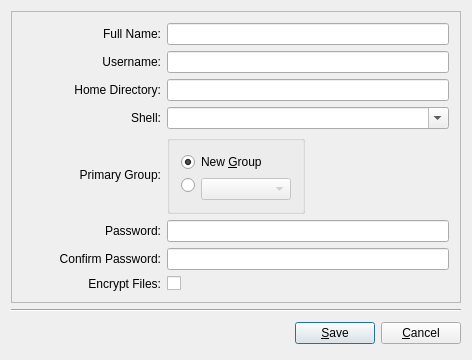
<?xml version="1.0" encoding="UTF-8"?>
<ui version="4.0">
 <class>AddUserUI</class>
 <widget class="QDialog" name="AddUserUI">
  <property name="geometry">
   <rect>
    <x>0</x>
    <y>0</y>
    <width>462</width>
    <height>360</height>
   </rect>
  </property>
  <property name="windowTitle">
   <string>Add User</string>
  </property>
  <property name="windowIcon">
   <iconset resource="pcbsdusermanager.qrc">
    <normaloff>:/add_user.png</normaloff>:/add_user.png</iconset>
  </property>
  <property name="modal">
   <bool>true</bool>
  </property>
  <layout class="QGridLayout" name="gridLayout_2">
   <item row="0" column="0">
    <widget class="QFrame" name="frame">
     <property name="frameShape">
      <enum>QFrame::StyledPanel</enum>
     </property>
     <property name="frameShadow">
      <enum>QFrame::Raised</enum>
     </property>
     <layout class="QGridLayout" name="gridLayout">
      <item row="2" column="1" colspan="2">
       <widget class="QLineEdit" name="usernameBox">
        <property name="toolTip">
         <string>The field is empty</string>
        </property>
        <property name="maxLength">
         <number>16</number>
        </property>
       </widget>
      </item>
      <item row="9" column="0">
       <widget class="QLabel" name="confirmPassLabel">
        <property name="enabled">
         <bool>true</bool>
        </property>
        <property name="text">
         <string>Confirm Password:</string>
        </property>
        <property name="alignment">
         <set>Qt::AlignRight|Qt::AlignTrailing|Qt::AlignVCenter</set>
        </property>
        <property name="wordWrap">
         <bool>false</bool>
        </property>
       </widget>
      </item>
      <item row="9" column="1" colspan="2">
       <widget class="QLineEdit" name="confirmPassBox">
        <property name="echoMode">
         <enum>QLineEdit::Password</enum>
        </property>
       </widget>
      </item>
      <item row="8" column="0">
       <widget class="QLabel" name="passLabel">
        <property name="enabled">
         <bool>true</bool>
        </property>
        <property name="frameShape">
         <enum>QFrame::NoFrame</enum>
        </property>
        <property name="frameShadow">
         <enum>QFrame::Plain</enum>
        </property>
        <property name="text">
         <string>Password:</string>
        </property>
        <property name="alignment">
         <set>Qt::AlignRight|Qt::AlignTrailing|Qt::AlignVCenter</set>
        </property>
        <property name="wordWrap">
         <bool>false</bool>
        </property>
       </widget>
      </item>
      <item row="8" column="1" colspan="2">
       <widget class="QLineEdit" name="passBox">
        <property name="echoMode">
         <enum>QLineEdit::Password</enum>
        </property>
       </widget>
      </item>
      <item row="10" column="0">
       <widget class="QLabel" name="label">
        <property name="text">
         <string>Encrypt Files:</string>
        </property>
        <property name="alignment">
         <set>Qt::AlignRight|Qt::AlignTrailing|Qt::AlignVCenter</set>
        </property>
       </widget>
      </item>
      <item row="10" column="1">
       <widget class="QCheckBox" name="checkEnc">
        <property name="text">
         <string/>
        </property>
       </widget>
      </item>
      <item row="6" column="0">
       <widget class="QLabel" name="groupLabel">
        <property name="enabled">
         <bool>true</bool>
        </property>
        <property name="text">
         <string>Primary Group:</string>
        </property>
        <property name="alignment">
         <set>Qt::AlignRight|Qt::AlignTrailing|Qt::AlignVCenter</set>
        </property>
        <property name="wordWrap">
         <bool>false</bool>
        </property>
       </widget>
      </item>
      <item row="4" column="0">
       <widget class="QLabel" name="homeLabel">
        <property name="enabled">
         <bool>true</bool>
        </property>
        <property name="frameShape">
         <enum>QFrame::NoFrame</enum>
        </property>
        <property name="frameShadow">
         <enum>QFrame::Plain</enum>
        </property>
        <property name="text">
         <string>Home Directory:</string>
        </property>
        <property name="alignment">
         <set>Qt::AlignRight|Qt::AlignTrailing|Qt::AlignVCenter</set>
        </property>
        <property name="wordWrap">
         <bool>false</bool>
        </property>
       </widget>
      </item>
      <item row="4" column="1" colspan="2">
       <widget class="QLineEdit" name="homeBox">
        <property name="mode" stdset="0">
         <number>18</number>
        </property>
       </widget>
      </item>
      <item row="2" column="0">
       <widget class="QLabel" name="usernameLabel">
        <property name="text">
         <string>Username:</string>
        </property>
        <property name="alignment">
         <set>Qt::AlignRight|Qt::AlignTrailing|Qt::AlignVCenter</set>
        </property>
        <property name="wordWrap">
         <bool>false</bool>
        </property>
       </widget>
      </item>
      <item row="5" column="1" colspan="2">
       <widget class="QComboBox" name="shellBox">
        <property name="editable">
         <bool>true</bool>
        </property>
       </widget>
      </item>
      <item row="5" column="0">
       <widget class="QLabel" name="shellLabel">
        <property name="enabled">
         <bool>true</bool>
        </property>
        <property name="text">
         <string>Shell:</string>
        </property>
        <property name="alignment">
         <set>Qt::AlignRight|Qt::AlignTrailing|Qt::AlignVCenter</set>
        </property>
        <property name="wordWrap">
         <bool>false</bool>
        </property>
       </widget>
      </item>
      <item row="6" column="1">
       <widget class="QGroupBox" name="groupGroup">
        <property name="title">
         <string/>
        </property>
        <layout class="QFormLayout" name="formLayout">
         <item row="1" column="1">
          <widget class="QComboBox" name="groupBox">
           <property name="enabled">
            <bool>false</bool>
           </property>
           <property name="sizePolicy">
            <sizepolicy hsizetype="Preferred" vsizetype="Fixed">
             <horstretch>0</horstretch>
             <verstretch>0</verstretch>
            </sizepolicy>
           </property>
          </widget>
         </item>
         <item row="1" column="0">
          <widget class="QRadioButton" name="groupRadioOld">
           <property name="sizePolicy">
            <sizepolicy hsizetype="Fixed" vsizetype="Fixed">
             <horstretch>0</horstretch>
             <verstretch>0</verstretch>
            </sizepolicy>
           </property>
           <property name="text">
            <string/>
           </property>
          </widget>
         </item>
         <item row="0" column="0" colspan="2">
          <widget class="QRadioButton" name="groupRadioNew">
           <property name="sizePolicy">
            <sizepolicy hsizetype="Preferred" vsizetype="Fixed">
             <horstretch>0</horstretch>
             <verstretch>0</verstretch>
            </sizepolicy>
           </property>
           <property name="text">
            <string>New &amp;Group</string>
           </property>
           <property name="shortcut">
            <string>Alt+G</string>
           </property>
           <property name="checked">
            <bool>true</bool>
           </property>
          </widget>
         </item>
        </layout>
       </widget>
      </item>
      <item row="0" column="0">
       <widget class="QLabel" name="fullnameLabel">
        <property name="enabled">
         <bool>true</bool>
        </property>
        <property name="frameShape">
         <enum>QFrame::NoFrame</enum>
        </property>
        <property name="frameShadow">
         <enum>QFrame::Plain</enum>
        </property>
        <property name="text">
         <string>Full Name:</string>
        </property>
        <property name="alignment">
         <set>Qt::AlignRight|Qt::AlignTrailing|Qt::AlignVCenter</set>
        </property>
        <property name="wordWrap">
         <bool>false</bool>
        </property>
       </widget>
      </item>
      <item row="0" column="1" colspan="2">
       <widget class="QLineEdit" name="fullnameBox"/>
      </item>
     </layout>
    </widget>
   </item>
   <item row="1" column="0">
    <spacer name="spacer9">
     <property name="orientation">
      <enum>Qt::Vertical</enum>
     </property>
     <property name="sizeType">
      <enum>QSizePolicy::Expanding</enum>
     </property>
     <property name="sizeHint" stdset="0">
      <size>
       <width>450</width>
       <height>16</height>
      </size>
     </property>
    </spacer>
   </item>
   <item row="2" column="0">
    <layout class="QVBoxLayout">
     <item>
      <widget class="Line" name="line1">
       <property name="frameShape">
        <enum>QFrame::HLine</enum>
       </property>
       <property name="frameShadow">
        <enum>QFrame::Sunken</enum>
       </property>
      </widget>
     </item>
     <item>
      <layout class="QHBoxLayout">
       <item>
        <spacer name="spacer12">
         <property name="orientation">
          <enum>Qt::Horizontal</enum>
         </property>
         <property name="sizeType">
          <enum>QSizePolicy::Expanding</enum>
         </property>
         <property name="sizeHint" stdset="0">
          <size>
           <width>244</width>
           <height>31</height>
          </size>
         </property>
        </spacer>
       </item>
       <item>
        <widget class="QPushButton" name="okButton">
         <property name="text">
          <string>&amp;Save</string>
         </property>
         <property name="icon">
          <iconset>
           <normaloff>image0</normaloff>image0</iconset>
         </property>
         <property name="shortcut">
          <string>Alt+O</string>
         </property>
         <property name="default">
          <bool>true</bool>
         </property>
        </widget>
       </item>
       <item>
        <widget class="QPushButton" name="cancelButton">
         <property name="text">
          <string>&amp;Cancel</string>
         </property>
         <property name="icon">
          <iconset>
           <normaloff>image1</normaloff>image1</iconset>
         </property>
         <property name="shortcut">
          <string>Alt+C</string>
         </property>
         <property name="default">
          <bool>false</bool>
         </property>
        </widget>
       </item>
      </layout>
     </item>
    </layout>
   </item>
  </layout>
 </widget>
 <layoutdefault spacing="6" margin="11"/>
 <tabstops>
  <tabstop>fullnameBox</tabstop>
  <tabstop>usernameBox</tabstop>
  <tabstop>homeBox</tabstop>
  <tabstop>shellBox</tabstop>
  <tabstop>groupRadioNew</tabstop>
  <tabstop>groupRadioOld</tabstop>
  <tabstop>groupBox</tabstop>
  <tabstop>passBox</tabstop>
  <tabstop>confirmPassBox</tabstop>
  <tabstop>checkEnc</tabstop>
  <tabstop>okButton</tabstop>
  <tabstop>cancelButton</tabstop>
 </tabstops>
 <includes>
  <include location="global">usermanagerback.h</include>
  <include location="global">qmessagebox.h</include>
 </includes>
 <resources>
  <include location="pcbsdusermanager.qrc"/>
 </resources>
 <connections>
  <connection>
   <sender>cancelButton</sender>
   <signal>clicked()</signal>
   <receiver>AddUserUI</receiver>
   <slot>close()</slot>
   <hints>
    <hint type="sourcelabel">
     <x>20</x>
     <y>20</y>
    </hint>
    <hint type="destinationlabel">
     <x>20</x>
     <y>20</y>
    </hint>
   </hints>
  </connection>
 </connections>
</ui>
